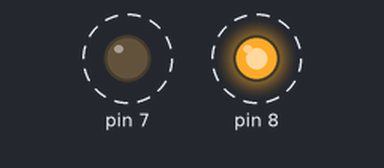
Bench run of a program on a simulated Raspberry Pi (header pin numbers). Shown: output pins drawn as LEDs (lit = HIGH). Dashed ring = blinking.

Above: at 0.2 s.
Timing chart, 0 to 3.0 s (numbered marks = the images above):
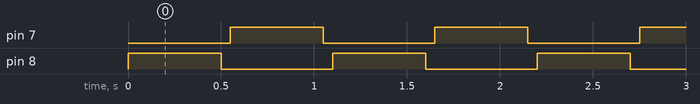

Measured:
- by itself, pin 7, pin 8: alternates HIGH for 0.50 s and LOW for 0.60 s
- by itself, everything shown: repeats every 1.1 s, in 4 steps

The program:

blink_2leds.py
```python
import RPi.GPIO as GPIO # Import Raspberry Pi GPIO library
from time import sleep # Import the sleep function from the time module

GPIO.setwarnings(False) # Ignore warning for now
GPIO.setmode(GPIO.BOARD) # Use physical pin numbering
GPIO.setup(8, GPIO.OUT, initial=GPIO.LOW) # Set pin 8 to be an output pin and set initial value to low (off)
GPIO.setup(7, GPIO.OUT, initial=GPIO.LOW) # Set pin 8 to be an output pin and set initial value to low (off)


while True: # Run forever
 GPIO.output(8, GPIO.HIGH) # Turn on
 sleep(0.5) # Sleep for 1 second
 GPIO.output(8, GPIO.LOW) # Turn off
 sleep(0.05) # Sleep for 1 second

 GPIO.output(7, GPIO.HIGH) # Turn on
 sleep(0.5) # Sleep for 1 second
 GPIO.output(7, GPIO.LOW) # Turn off
 sleep(0.05) # Sleep for 1 second
```
